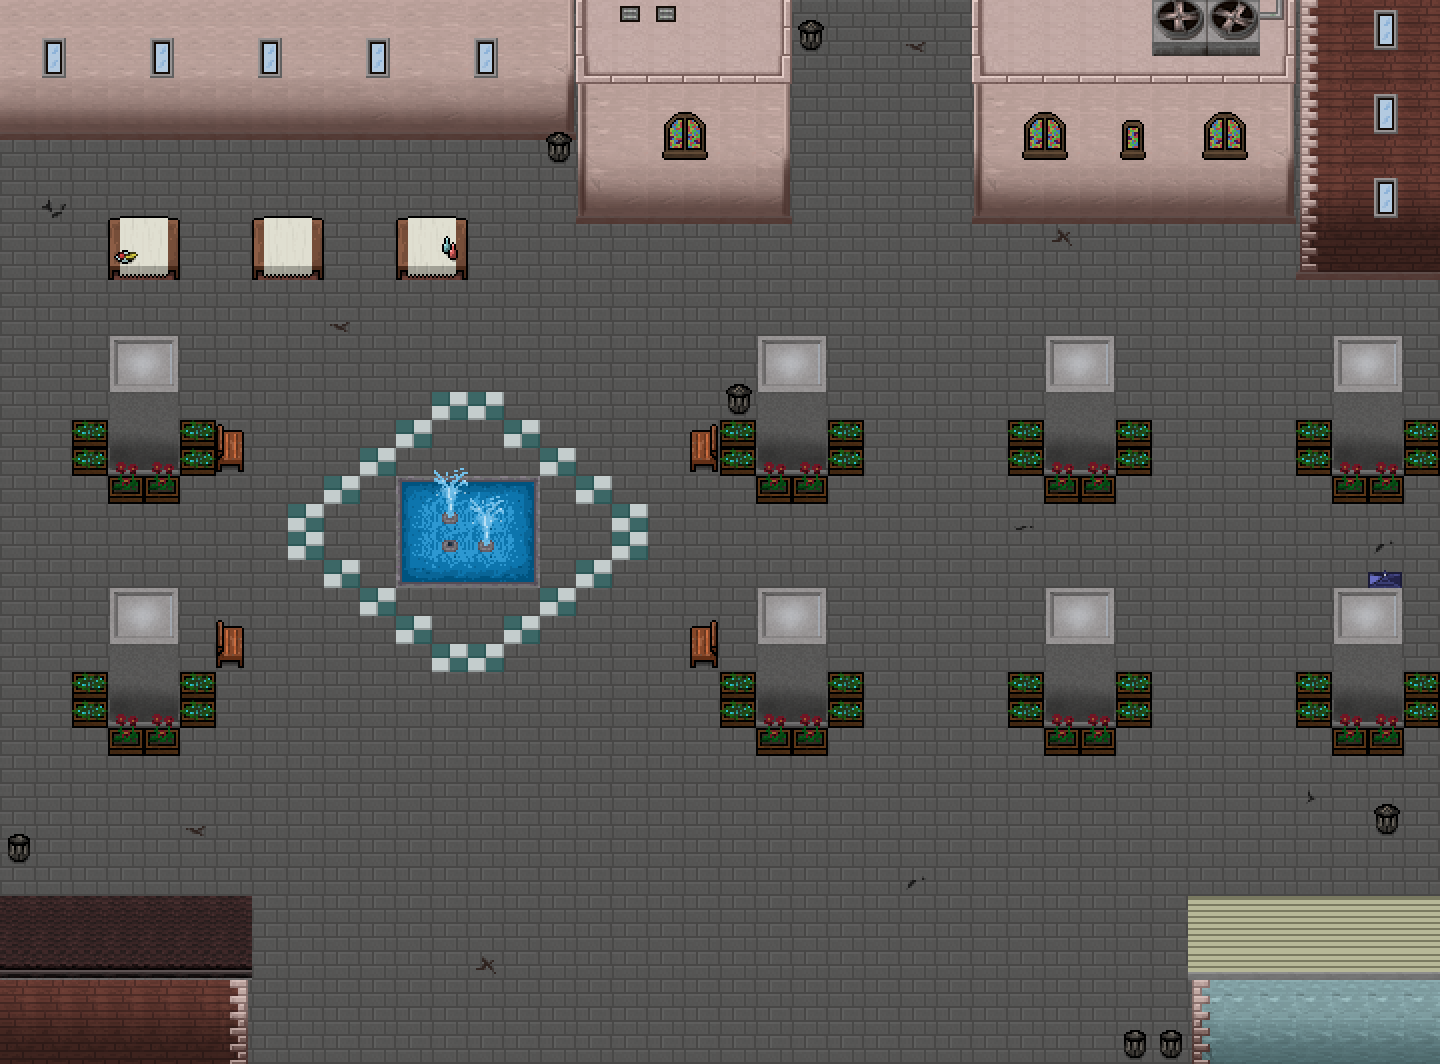

This is a level from a 2D game, rendered from its Tiled map with the project's own tilesets. A one-line summary and the map file follow, with tile-layer data summarised:
An orthogonal 40x38 tile map with 36x28 px tiles, 3 tile layers (map, ebene1, ebene2), 1 hidden layer not drawn.

<map version="1.0" orientation="orthogonal" renderorder="right-down" width="40" height="38" tilewidth="36" tileheight="28" nextobjectid="1">
 <tileset firstgid="1" name="sprite_sheet_props_main" tilewidth="36" tileheight="28">
  <image source="../img/sprite_sheet_props_main.png" width="1800" height="1400" />
 </tileset>
 <layer name="map" width="40" height="38">
  <data>[1520 cells, 1520 non-empty, 4 distinct tile ids]</data>
 </layer>
 <layer name="ebene1" width="40" height="38">
  <data>[1520 cells, 511 non-empty, 88 distinct tile ids]</data>
 </layer>
 <layer name="walkable" width="40" height="38" visible="0">
  <data>[1520 cells, 488 non-empty, 1 distinct tile ids]</data>
 </layer>
 <layer name="ebene2" width="40" height="38">
  <data>[1520 cells, 74 non-empty, 29 distinct tile ids]</data>
 </layer>
</map>
